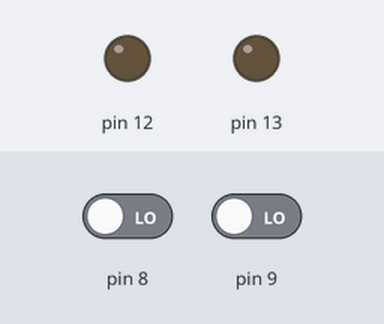
The sketch below on a simulated Arduino Uno, built with avr-gcc and run on an emulated ATmega328P. On the bench: output pins drawn as LEDs (lit = HIGH). The inputs (shaded band) are chosen by the test bench; at power-on: pin 8 LOW, pin 9 LOW.

Above: at 1.2 s.
1.3 s: pin 8 driven HIGH
At 2.3 s:
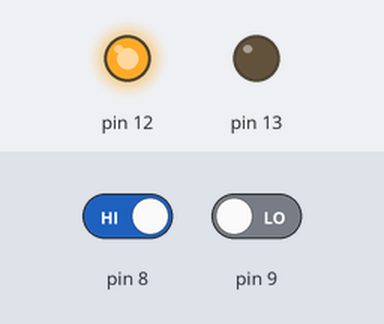
2.8 s: pin 9 driven HIGH
At 3.5 s:
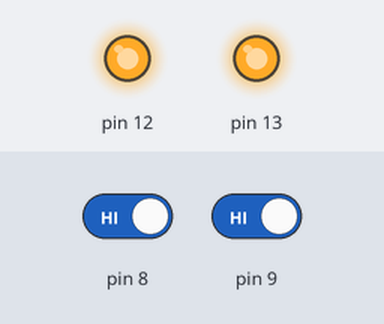
4.3 s: pin 8 driven LOW
At 4.6 s:
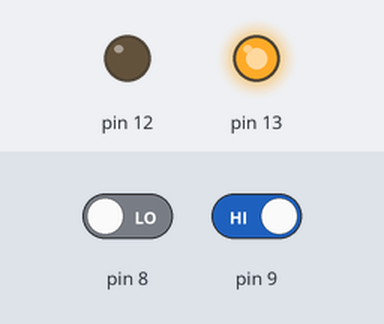
5.8 s: pin 9 driven LOW
At 7.0 s:
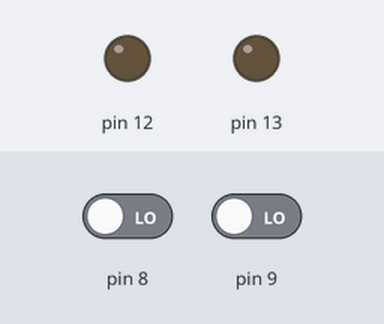
Timing chart, 0 to 8.3 s (numbered marks = the images above; inputs shaded):
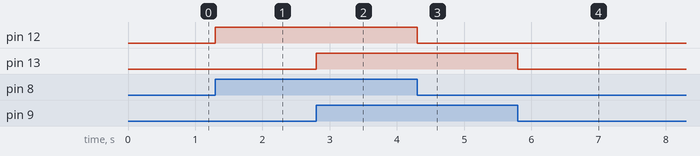

Measured:
- after the input at 1.3 s, pin 12: LOW → HIGH at once
- after the input at 2.8 s, pin 13: LOW → HIGH at once
- after the input at 4.3 s, pin 12: HIGH → LOW at once
- after the input at 5.8 s, pin 13: HIGH → LOW at once

The sketch:

ProgramacaoDesafio1Aula2.ino
```cpp
bool val1 = false;
bool val2 = false;

void setup(){

 pinMode(8, INPUT);
 pinMode(9, INPUT);
 pinMode(12, OUTPUT);
 pinMode(13, OUTPUT);

}

void loop() {


 val1 = digitalRead(8);
 val2 = digitalRead(9);

if(val1) digitalWrite(12,HIGH);
else if(val1 == false) digitalWrite(12,LOW);
if(val2) digitalWrite(13,HIGH);
else if(val2 == false) digitalWrite(13,LOW);


}
```
